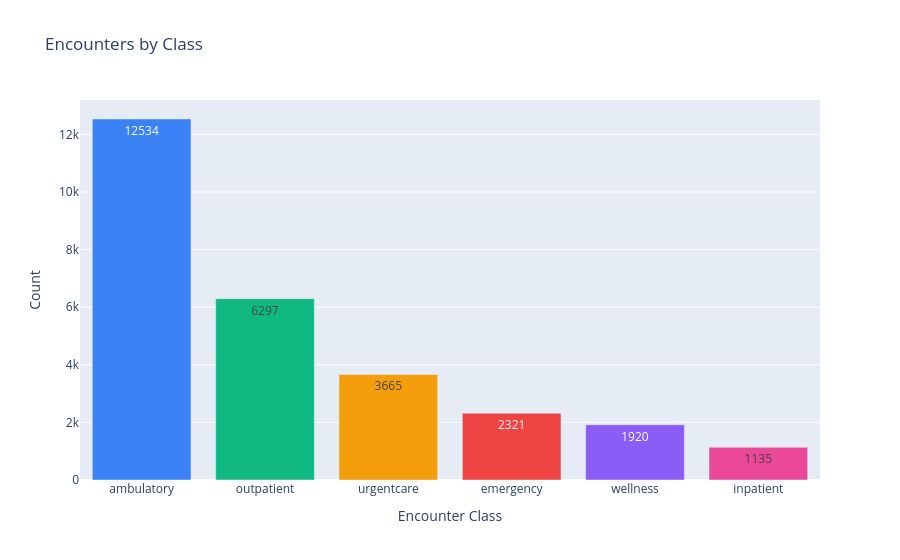

The cell this chart's notebook holds for it:
### Code cell
# ── 3.2  Admissions by Encounter Class ─────────────────────────────────────
class_counts = df['encounter_class'].value_counts().reset_index()
class_counts.columns = ['encounter_class', 'count']

fig = px.bar(
    class_counts, x='encounter_class', y='count',
    title='Encounters by Class',
    color='encounter_class',
    color_discrete_sequence=PALETTE,
    text='count'
)
fig.update_layout(showlegend=False, xaxis_title='Encounter Class', yaxis_title='Count')
fig.show()

### Figure 1 — Plotly figure (JSON) as saved in the notebook; plotly's stock layout.template omitted (floating-point values rounded to 4 significant figures)
{"data": [{"hovertemplate": "encounter_class=%{x}<br>count=%{text}<extra></extra>", "legendgroup": "ambulatory", "marker": {"color": "#3b82f6", "pattern": {"shape": ""}}, "name": "ambulatory", "orientation": "v", "showlegend": true, "text": [12530.0], "textposition": "auto", "type": "bar", "x": ["ambulatory"], "xaxis": "x", "y": [12534], "yaxis": "y"}, {"hovertemplate": "encounter_class=%{x}<br>count=%{text}<extra></extra>", "legendgroup": "outpatient", "marker": {"color": "#10b981", "pattern": {"shape": ""}}, "name": "outpatient", "orientation": "v", "showlegend": true, "text": [6297.0], "textposition": "auto", "type": "bar", "x": ["outpatient"], "xaxis": "x", "y": [6297], "yaxis": "y"}, {"hovertemplate": "encounter_class=%{x}<br>count=%{text}<extra></extra>", "legendgroup": "urgentcare", "marker": {"color": "#f59e0b", "pattern": {"shape": ""}}, "name": "urgentcare", "orientation": "v", "showlegend": true, "text": [3665.0], "textposition": "auto", "type": "bar", "x": ["urgentcare"], "xaxis": "x", "y": [3665], "yaxis": "y"}, {"hovertemplate": "encounter_class=%{x}<br>count=%{text}<extra></extra>", "legendgroup": "emergency", "marker": {"color": "#ef4444", "pattern": {"shape": ""}}, "name": "emergency", "orientation": "v", "showlegend": true, "text": [2321.0], "textposition": "auto", "type": "bar", "x": ["emergency"], "xaxis": "x", "y": [2321], "yaxis": "y"}, {"hovertemplate": "encounter_class=%{x}<br>count=%{text}<extra></extra>", "legendgroup": "wellness", "marker": {"color": "#8b5cf6", "pattern": {"shape": ""}}, "name": "wellness", "orientation": "v", "showlegend": true, "text": [1920.0], "textposition": "auto", "type": "bar", "x": ["wellness"], "xaxis": "x", "y": [1920], "yaxis": "y"}, {"hovertemplate": "encounter_class=%{x}<br>count=%{text}<extra></extra>", "legendgroup": "inpatient", "marker": {"color": "#ec4899", "pattern": {"shape": ""}}, "name": "inpatient", "orientation": "v", "showlegend": true, "text": [1135.0], "textposition": "auto", "type": "bar", "x": ["inpatient"], "xaxis": "x", "y": [1135], "yaxis": "y"}], "layout": {"barmode": "relative", "legend": {"title": {"text": "encounter_class"}, "tracegroupgap": 0}, "showlegend": false, "title": {"text": "Encounters by Class"}, "xaxis": {"anchor": "y", "categoryarray": ["ambulatory", "outpatient", "urgentcare", "emergency", "wellness", "inpatient"], "categoryorder": "array", "domain": [0, 1], "title": {"text": "Encounter Class"}}, "yaxis": {"anchor": "x", "domain": [0, 1], "title": {"text": "Count"}}}}
